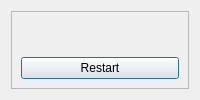
<?xml version="1.0" encoding="UTF-8"?>
<ui version="4.0">
 <class>Dialog</class>
 <widget class="QDialog" name="Dialog">
  <property name="geometry">
   <rect>
    <x>0</x>
    <y>0</y>
    <width>200</width>
    <height>100</height>
   </rect>
  </property>
  <property name="windowTitle">
   <string>Dialog</string>
  </property>
  <layout class="QGridLayout" name="gridLayout">
   <item row="0" column="0">
    <widget class="QFrame" name="frame">
     <property name="frameShape">
      <enum>QFrame::StyledPanel</enum>
     </property>
     <property name="frameShadow">
      <enum>QFrame::Raised</enum>
     </property>
     <layout class="QVBoxLayout" name="verticalLayout">
      <item>
       <widget class="QLabel" name="winnerlabel">
        <property name="text">
         <string/>
        </property>
        <property name="alignment">
         <set>Qt::AlignCenter</set>
        </property>
       </widget>
      </item>
      <item>
       <widget class="QPushButton" name="restart_button">
        <property name="text">
         <string>Restart</string>
        </property>
       </widget>
      </item>
     </layout>
    </widget>
   </item>
  </layout>
 </widget>
 <resources/>
 <connections/>
</ui>
